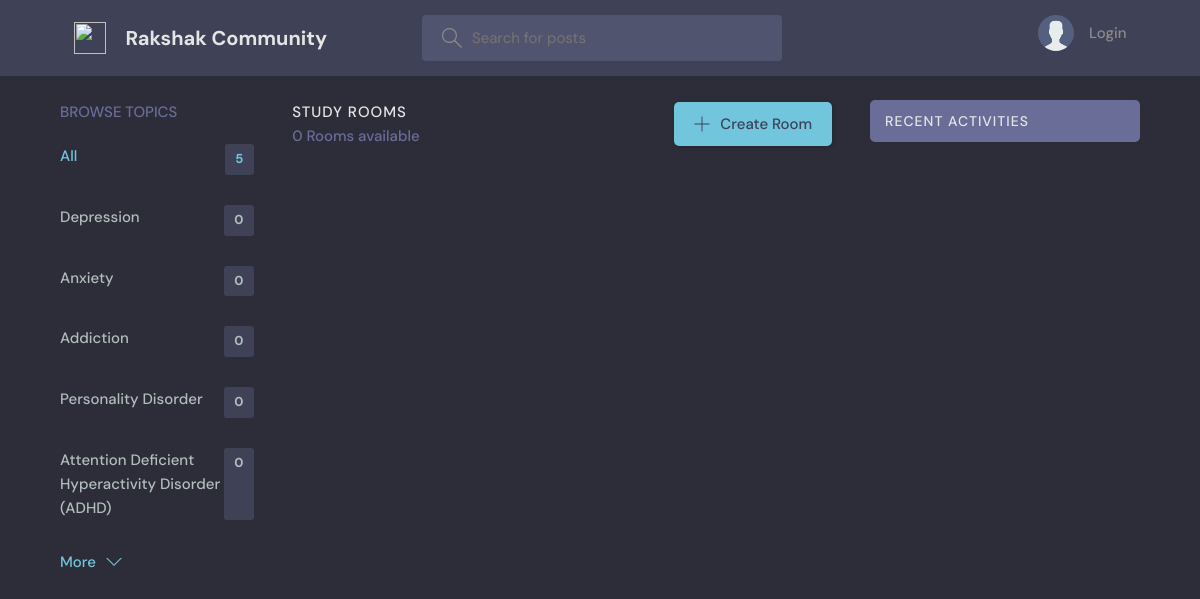
The page / on the database its author committed.
### base/models.py (models this page shows, shortened)
class Topic(models.Model):
    name = models.CharField(max_length=200)

### base/views.py (the view)
# urls.py: path('', views.home, name="home"),
def home(request):
    q = request.GET.get('q') if request.GET.get('q') != None else ''
    rooms = Room.objects.filter(
        Q(topic__name__icontains=q) |
        Q(name__icontains=q) |
        Q(description__icontains=q)
    )
    topics = Topic.objects.all()[0:5]
    room_count = rooms.count()
    room_messages = Message.objects.filter(
        Q(room__topic__name__icontains=q))[0:3]
    context = {'rooms': rooms, 'topics': topics,
               'room_count': room_count, 'room_messages': room_messages}
    return render(request, 'base/home.html', context)

### base/templates/base/home.html (shortened to what this page needs)
{% extends 'main.html' %}
{% block content %}
<main class="layout layout--3">
  <div class="container">
    {% include 'base/topics_component.html' %}
    <div class="roomList">
      <div class="roomList__header">
        <div>
          <h2>Study Rooms</h2>
          <p>{{room_count}} Rooms available</p>
        </div>
        <a class="btn btn--main" href="{% url 'create-room' %}">
          <svg version="1.1" xmlns="http://www.w3.org/2000/svg" width="32" height="32" viewBox="0 0 32 32">
            <title>add</title>
            <path
              d="M16.943 0.943h-1.885v14.115h-14.115v1.885h14.115v14.115h1.885v-14.115h14.115v-1.885h-14.115v-14.115z">
            </path>
          </svg>
          Create Room
        </a>
      </div>
    </div>
    {% include 'base/activity_component.html' %}
  </div>
</main>
{% endblock %}

### base/templates/base/topics_component.html
<div class="topics">
    <div class="topics__header">
        <h2>Browse Topics</h2>
    </div>
    <ul class="topics__list">
        <li>
            <a href="{% url 'home' %}" class="active">All <span>{{topics.count}}</span></a>
        </li>
        {% for topic in topics %}
        <li>
            <a href="{% url 'home' %}?q={{topic.name}}">{{topic.name}}<span>{{topic.room_set.all.count}}</span></a>
        </li>
        {% endfor %}
    </ul>
    <a class="btn btn--link" href="{% url 'topics' %}">
        More
        <svg version="1.1" xmlns="http://www.w3.org/2000/svg" width="32" height="32" viewBox="0 0 32 32">
            <title>chevron-down</title>
            <path d="M16 21l-13-13h-3l16 16 16-16h-3l-13 13z"></path>
        </svg>
    </a>
</div>

### static/styles/style.css (style rules this page uses)
:root { --color-main: #71c6dd; --color-main-light: #e1f6fb; --color-dark: #3f4156; --color-dark-medium: #51546e; --color-dark-light: #696d97; --color-light: #e5e5e5; --color-gray: #8b8b8b; --color-light-gray: #b2bdbd; --color-bg: #2d2d39; --color-success: #5dd693; --color-error: #fc4b0b; }
* { font-family: "DM Sans", -apple-system, BlinkMacSystemFont, "Segoe UI", Roboto, Oxygen, Ubuntu, Cantarell, "Open Sans", "Helvetica Neue", sans-serif; margin: 0; padding: 0; box-sizing: border-box; text-rendering: optimizeLegibility; font-size: inherit; }
html { font-size: 56.25%; }
@media only screen and (min-width: 1200px) { html { font-size: 62.5%; } }
body { line-height: 1.6; font-weight: 400; font-size: 1.5rem; color: var(--color-light-gray); background-color: var(--color-bg); min-height: 100vh; }
a { display: inline-block; color: var(--color-main); text-decoration: none; }
.container { max-width: 120rem; width: 90%; margin: auto; }
.btn { background-color: transparent; border: none; display: inline-flex; align-items: center; gap: 1rem; cursor: pointer; transition: all ease-in-out 0.3s; padding: 1rem 2rem; border-radius: 5px; box-shadow: 1px 1px 3px 1px rgba(0, 0, 0, 0.15); font-weight: 500; }
.btn--link { border-radius: 0; padding: 0; color: var(--color-main); box-shadow: none; }
.btn--main { background-color: var(--color-main); color: var(--color-dark); }
.btn > svg { fill: currentColor; width: 1.6rem; height: 1.6rem; }
.layout { margin-top: 2.4rem; }
.layout > .container { display: flex; justify-content: space-between; align-items: flex-start; }
.layout--3 > .container > div:first-child { flex-basis: 18%; max-width: 22.5rem; }
.layout--3 > .container > div:nth-child(2) { flex-basis: 50%; }
.topics__header { margin-bottom: 2rem; }
.topics__header h2 { text-transform: uppercase; font-weight: 500; color: var(--color-dark-light); }
.topics__list { list-style: none; }
.topics__list li a { display: flex; justify-content: space-between; margin-bottom: 3rem; font-weight: 500; color: var(--color-light-gray); transition: all 0.3s ease-in-out; }
.topics__list li a.active, .topics__list li a:hover { color: var(--color-main); }
.topics__list li a span { padding: 0.5rem 1rem; background-color: var(--color-dark); border-radius: 3px; font-size: 1.3rem; font-weight: 700; letter-spacing: 1px; }
.roomList__header { display: flex; justify-content: space-between; align-items: center; margin-bottom: 2.4rem; }
.roomList__header h2 { text-transform: uppercase; font-weight: 500; color: var(--color-light); letter-spacing: 1px; }
.roomList__header p { font-weight: 500; color: var(--color-dark-light); }

### rows shown on the page
Topic: name "Depression", room_set.all.count "0"
Topic: name "Anxiety", room_set.all.count "0"
Topic: name "Addiction", room_set.all.count "0"
Topic: name "Personality Disorder", room_set.all.count "0"
Topic: name "Attention Deficient Hyperactivity Disorder (ADHD)", room_set.all.count "0"

### other values the page prints
{{ topics.count }} "5"
{{ room_count }} "0"
